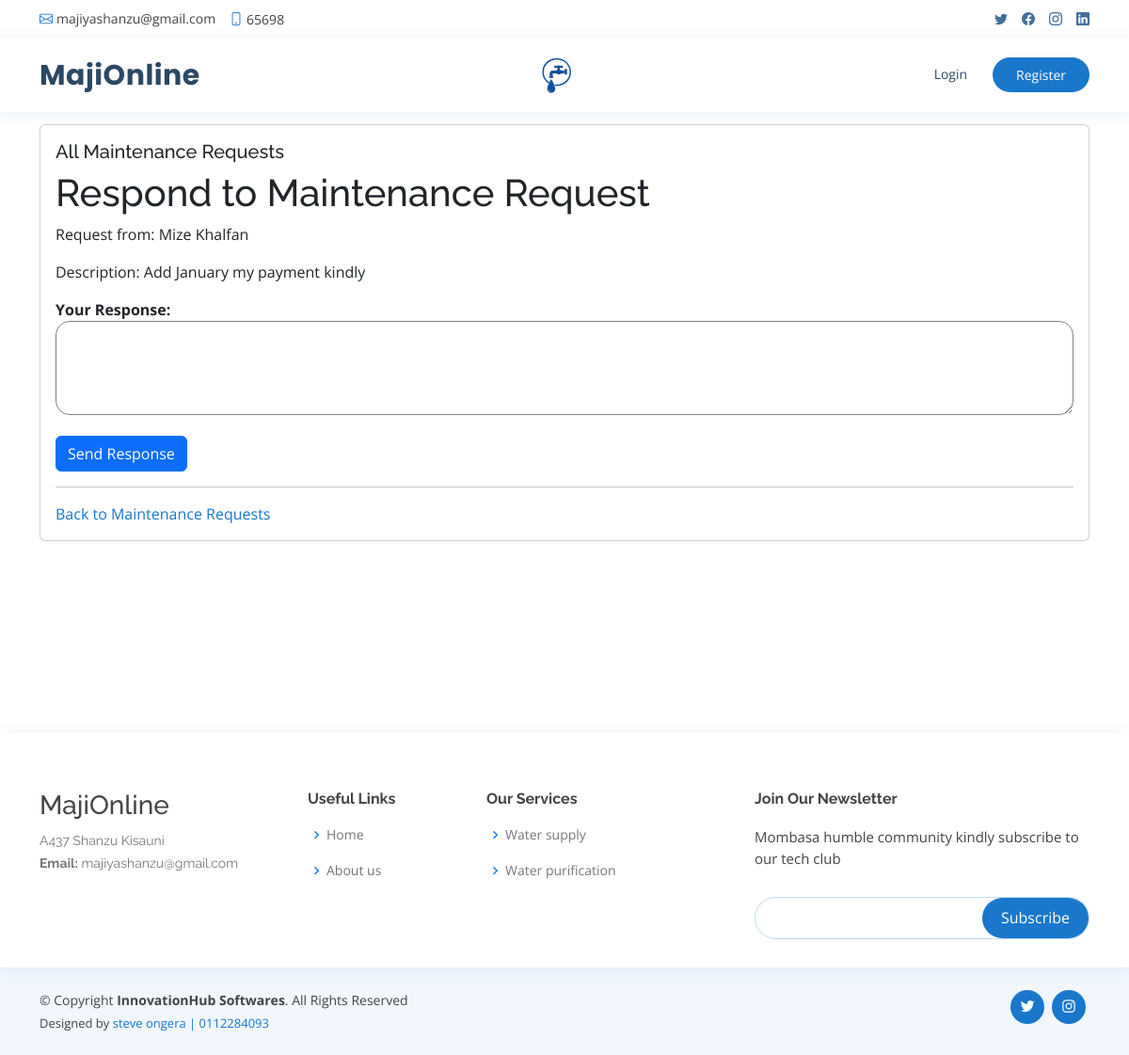
The page /maintenance/request/8/respond/ on the database its author committed.
### Record/models.py (models this page shows, shortened)
class MaintenanceRequest(models.Model):
    tenant = models.ForeignKey(Tenant, on_delete=models.CASCADE)
    description = models.TextField()
    status = models.CharField(max_length=20, choices=[
        ('pending', 'Pending'),
        ('in_progress', 'In Progress'),
        ('completed', 'Completed'),
    ], default='pending')
    date_created = models.DateTimeField(auto_now_add=True)
    date_completed = models.DateTimeField(null=True, blank=True)
    response = models.TextField(blank=True)

class Tenant(models.Model):
    user_name = models.CharField(max_length=100)
    identification_number = models.CharField(max_length=20, unique=True)
    first_name = models.CharField(max_length=100)
    last_name = models.CharField(max_length=100)
    email = models.EmailField()
    phone = models.CharField(max_length=20)
    address = models.TextField()
    avatar = models.ImageField(upload_to='media', default='media/avatar.svg')
    house = models.ForeignKey(House,  on_delete=models.CASCADE)
    tap_no = models.CharField(max_length=100 , null=True, blank=True)

### Record/views.py (the view)
# urls.py: path('maintenance/request/<int:request_id>/respond/', views.respond_to_request, name='respond_to_request'),
def respond_to_request(request, request_id):
    maintenance_request = get_object_or_404(MaintenanceRequest, id=request_id)
    if request.method == 'POST':
        form = ResponseForm(request.POST)
        if form.is_valid():
            response = form.cleaned_data['response']
            maintenance_request.response = response  # Save response to model
            maintenance_request.status = 'responded'
            maintenance_request.save()
            messages.success(request, 'Response sent successfully.')
            return redirect('maintenance_request_list')
    else:
        form = ResponseForm()
    context = {
        'maintenance_request': maintenance_request,
        'form': form,
    }
    return render(request, 'respond_to_request.html', context)

### Record/forms.py
class ResponseForm(forms.Form):
    response = forms.CharField(label='Your Response', widget=forms.Textarea)

### templates/respond_to_request.html (shortened to what this page needs)
{% extends 'base.html' %}
{% block content %}
<br>
<br>
<br>
<main id="main" class="main">
<section class="section">
    <div class="container">
        <div class="row">
                <div class="col-lg-12">
                    <div class="card">
                        <div class="card-body">
                        <h5 class="card-title">All Maintenance Requests</h5>
                        <h1>Respond to Maintenance Request</h1>
                        <p>Request from: {{ maintenance_request.tenant.first_name }} {{ maintenance_request.tenant.last_name }}</p>
                        <p>Description: {{ maintenance_request.description }}</p>
                        {% if maintenance_request.status == 'responded' %}
                        <h3>Response:</h3>
                        <p>{{ maintenance_request.response }}</p>
                        {% else %}
                        <form method="post" class="form-group">
                            {{ form.as_p }}
                            <button class="btn btn-primary" type="submit">Send Response</button>
                        </form>
                        {% endif %}
                        <hr>
                        <a href="{% url 'maintenance_request_list' %}">Back to Maintenance Requests</a>
                    </div>
                </div>
            </div>
    </div>
    </div>
</section>
</main>
{% endblock %}

### static/assets/css/style.css (style rules this page uses)
body { font-family: "Open Sans", sans-serif; color: #444444; }
a { color: #1977cc; text-decoration: none; }
h1, h2, h3, h4, h5, h6 { font-family: "Raleway", sans-serif; }
section { padding: 60px 0; overflow: hidden; }

### templates/respond_to_request.html (style rules this page uses)
.form-group { margin-bottom:20 px; }
.form-group label { font-weight:bold; }
.form-group textarea { background: transparent; border: 1px solid gray; padding: 1rem; border-radius: 15px; width: 100%; height: 100px; color: black; font-weight: 500; outline: none; }

### rows shown on the page
MaintenanceRequest: tenant.first_name "Mize", tenant.last_name "Khalfan", description "Add January my payment kindly"
